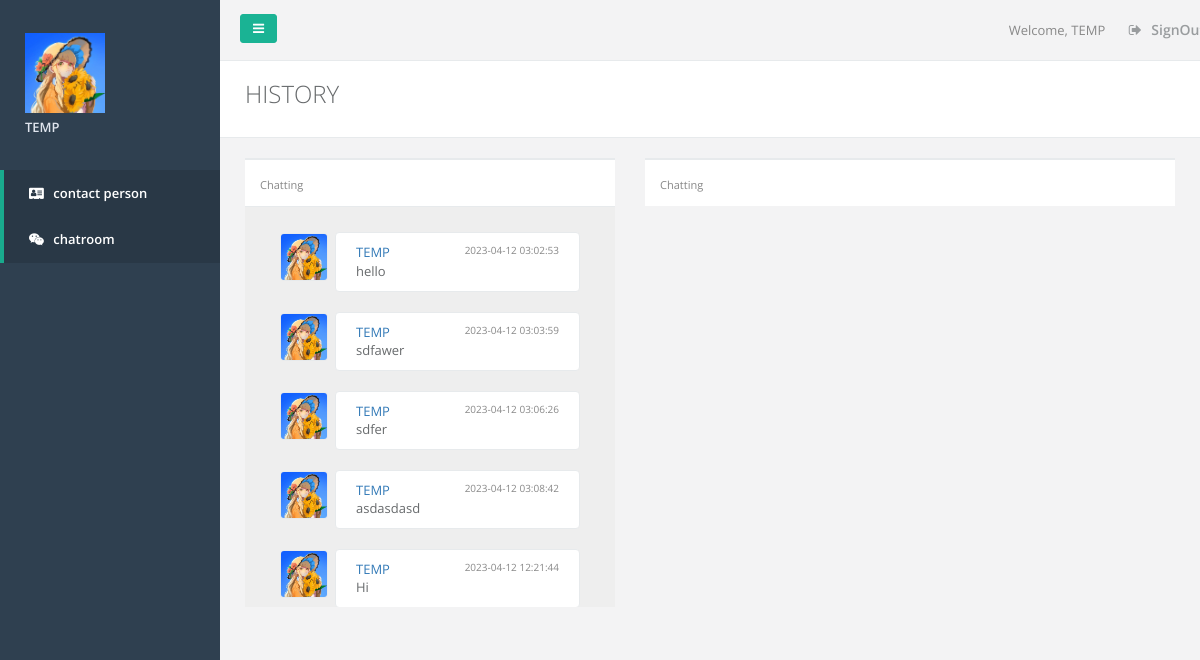
Page /profile/TEMP (signed in) on the committed database.
### tables this page shows
CREATE TABLE "users" (
  "id" INTEGER NOT NULL PRIMARY KEY AUTOINCREMENT,
  "name" TEXT NOT NULL,
  "email" TEXT,
  "password" TEXT,
  "avatar_url" TEXT
);

CREATE TABLE "messages" (
  "id" INTEGER NOT NULL,
  "user_id" INTEGER NOT NULL,
  "message" TEXT,
  "created_at" TEXT,
  "receiver_id" INTEGER,
  PRIMARY KEY ("id")
);

### manage.py (the view)
@app.route("/profile/<user>")
def profile(user):
    if 'email' not in session:
        return redirect(url_for('login'))
    else:
        sql = "SELECT * FROM users WHERE name = ?"
        params = [user]
        data = query.query(sql, params)
        mess = get_history(user)
        return render_template('profile.html', user = data[0], messages = mess)

### manage.py (called while the page is built)
def get_history(user = None):
    mess = []
    if user is None:
        sql = "SELECT messages.message, messages.created_at, users.name, users.avatar_url, messages.user_id \
                    FROM messages, users where messages.user_id = users.id"
        messages = query.query_no(sql)
    else:
        sql = "SELECT messages.message, messages.created_at, users.name, users.avatar_url, messages.user_id \
                FROM messages, users where (users.name = ? OR messages.receiver_id = ?) AND messages.user_id = users.id"
        params = [user, user]
        messages = query.query(sql, params)
    if messages is not None:
        for message in messages:
            mess.append((
                base64.b64decode(message[0]).decode('utf-8'),
                message[1],
                message[2],
                message[3],
                message[4]
            ))
    return mess

### query.py (called while the page is built)
def query(sql,params):
    cursor = sqlite3.connect('chat.sqlite3', check_same_thread=False)
    try:
        result = cursor.execute(sql,params).fetchall()
        return result                                                       # return query result
    except:
        cursor.rollback()                                                   # rollback on error
    cursor.close()

### templates/profile.html (shortened to what this page needs)
<!DOCTYPE html>
<html>
    <head>
        <link href="{{ url_for('static', filename='css/bootstrap.min.css') }}" rel="stylesheet">
        <link href="{{ url_for('static', filename='font-awesome/css/font-awesome.css') }}" rel="stylesheet">
        <link href="{{ url_for('static', filename='css/animate.css') }}" rel="stylesheet">
        <link href="{{ url_for('static', filename='css/style.css') }}" rel="stylesheet">
    </head>
    <body>
        <div id="wrapper">
            <nav class="navbar-default navbar-static-side" role="navigation">
                <div class="sidebar-collapse">
                    <ul class="nav metismenu" id="side-menu">
                        <li class="nav-header">
                            <div class="dropdown profile-element">
                                <img alt="image" class="rounded-circle" style="height: 80px;weight:80px" src="{{ user[4] }}" />
                                <a data-toggle="dropdown" class="dropdown-toggle" href="#">
                                    <span class="block m-t-xs font-bold">{{user[1]}}</span>
                                </a>
                            </div>
                        </li>
                        <li class="active">
                            <a href="/index"><i class="fa fa-address-card"></i> <span class="nav-label">contact person</span></a>
                        </li>
                        <li class="active">
                            <a href="/chatroom"><i class="fa fa-wechat"></i> <span class="nav-label">chatroom</span></a>
                        </li>
                    </ul>
                </div>
            </nav>
            <div id="page-wrapper" class="gray-bg">
                <div class="row border-bottom">
                    <nav class="navbar navbar-static-top" role="navigation" style="margin-bottom: 0">
                        <div class="navbar-header">
                            <a class="navbar-minimalize minimalize-styl-2 btn btn-primary " href="#"><i class="fa fa-bars"></i> </a>
                        </div>
                        <ul class="nav navbar-top-links navbar-right">
                            <li>
                                <span class="m-r-sm text-muted welcome-message">Welcome, {{ user[1] }}</span>
                            </li>
                            <li>
                                <a href="/logout">
                                    <i class="fa fa-sign-out"></i> SignOut
                                </a>
                            </li>
                        </ul>
                    </nav>
                </div>
                <div class="row wrapper border-bottom white-bg page-heading">
                    <div class="col-lg-10">
                        <h2>HISTORY</h2>
                    </div>
                    <div class="col-lg-2">
                    </div>
                </div>
                <div class="wrapper wrapper-content animated fadeInRight">
                    <div class="row">
                        <div class="col-lg-5">
                            <div class="ibox chat-view">
                                <div class="ibox-title">
                                    <small class="float-right text-muted">Chatting</small>
                                </div>
                                <div class="ibox-content">
                                    <div class="chat-discussion">
                                        {% for row in messages %}
                                        <div class="chat-message left">
                                            <img class="message-avatar" src={{ row[3] }} alt="">
                                            <div class="message">
                                                <a class="message-author" > {{ row[2] }} </a>
                                                <span class="message-date">  {{ row[1]}} </span>
                                                <span class="message-content">{{ row[0] }}</span>
                                            </div>
                                        </div>
                                        {% endfor %}
                                    </div>
                                </div>
                            </div>
                        </div>
                        <div class="col-lg-7">
                            <div class="ibox chat-view">
                                <div class="ibox-title">
                                    <small class="float-right text-muted">Chatting</small>
                                </div>
                            </div>
                        </div>
                    </div>
                </div>
            </div>
        </div>
    </body>
</html>

### rows in the picture
users: avatar_url (picture), name "TEMP"
messages: avatar_url (picture), name "TEMP", created_at "2023-04-12 03:02:53", row "hello"
messages: avatar_url (picture), name "TEMP", created_at "2023-04-12 03:03:59", row "sdfawer"
messages: avatar_url (picture), name "TEMP", created_at "2023-04-12 03:06:26", row "sdfer"
messages: avatar_url (picture), name "TEMP", created_at "2023-04-12 03:08:42", row "asdasdasd"
messages: avatar_url (picture), name "TEMP", created_at "2023-04-12 12:21:44", row "Hi"
